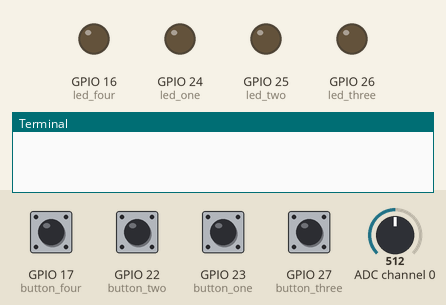
This program was run on a simulated Raspberry Pi (BCM pin numbers). On the bench: output pins drawn as LEDs (lit = HIGH), the last lines printed to the terminal. Inputs (shaded band) come from the test bench; at power-on: GPIO 17 (button_four), GPIO 22 (button_two), GPIO 23 (button_one), GPIO 27 (button_three) HIGH, ADC channel 0 = 512 (analog values on the 0–1023 scale). Sound played through the audio output is not drawn and takes no time.

Above: at 1.2 s.
1.3 s: GPIO 17 (button_four) pulled LOW for 0.5 s
At 1.7 s:
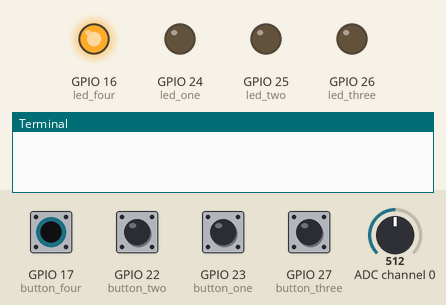
3.3 s: GPIO 22 (button_two) pulled LOW for 0.5 s
At 4.4 s:
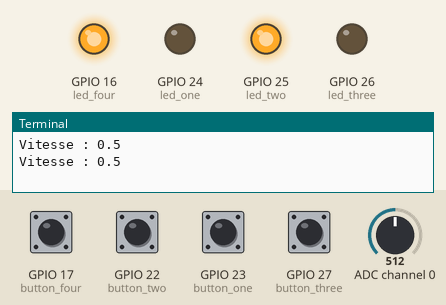
5.3 s: GPIO 23 (button_one) pulled LOW for 0.5 s
At 5.9 s:
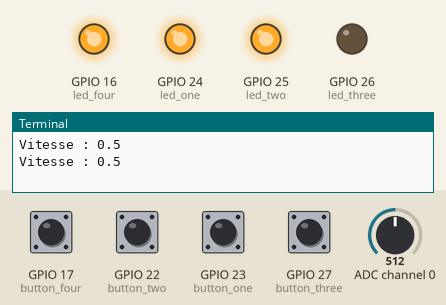
7.3 s: GPIO 27 (button_three) pulled LOW for 0.5 s
At 8.7 s:
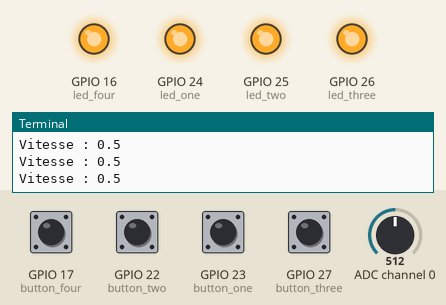
9.3 s: GPIO 17 (button_four) pulled LOW for 1 s
At 10.2 s:
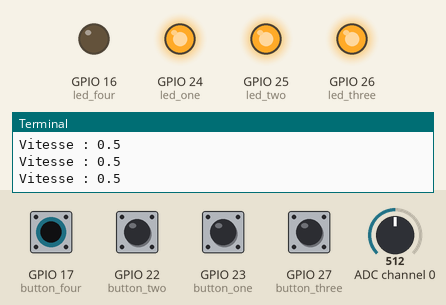
11.8 s: GPIO 22 (button_two) pulled LOW for 1 s
At 12.1 s:
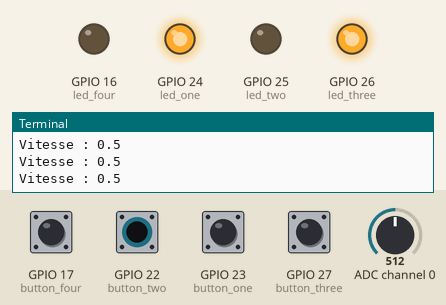
Timing chart, 0 to 14.8 s (numbered marks = the images above; inputs shaded):
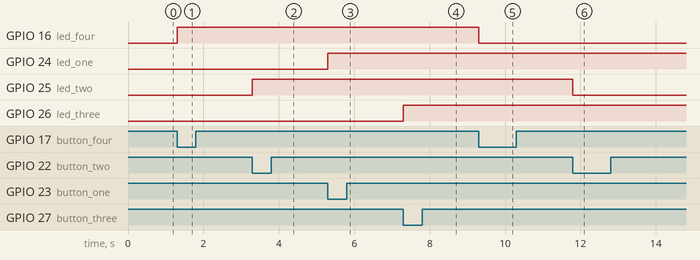

The program:

main.py
```python
# -*- coding: utf-8 -*-

import pygame
from time import sleep
from gpiozero import LED, Button, MCP3008

led_one = LED(24)         # gpio17
led_two = LED(25)      # gpio27
led_three = LED(26)       # gpio22
led_four = LED(16)

button_one = Button(23)    # gpio2
button_two = Button(22)  # gpio3
button_three = Button(27)  # gpio4
button_four = Button(17)

potentiometer = MCP3008(channel=0)

pygame.mixer.init()
sound = pygame.mixer.Sound("snare5.wav")  # kick5.wav - snare5.wav


def toggle_led_one():
    led_one.toggle()


def toggle_led_two():
    led_two.toggle()


def toggle_led_three():
    led_three.toggle()


def toggle_led_four():
    led_four.toggle()


button_one.when_pressed = toggle_led_one
button_two.when_pressed = toggle_led_two
button_three.when_pressed = toggle_led_three
button_four.when_pressed = toggle_led_four


def get_potentiometer_value():
    """
    Récupère la valeur du potentiomètre en secondes
    """
    # Transformer la valeur du potentiomètre entre 0 et 1 en secondes
    # val_in_seconds = potentiometer.value * 10
    # return round(val_in_seconds)
    return round(potentiometer.value, 2)


while True:
    if led_one.value == 1:
        sound.play()
        # wt = get_potentiometer_value()
        # if wt < 0.5:
        #     sleep(0.5)
        # else:
        #     sleep(1)
        # pygame.time.wait(1000)
        # sleep(get_potentiometer_value())
        #         pygame.time.wait(1000)

    sleep(get_potentiometer_value())
    # pygame.time.wait(1000)

    if led_two.value == 1:
        sound.play()

    sleep(get_potentiometer_value())

    if led_three.value == 1:
        sound.play()
    sleep(get_potentiometer_value())

    if led_four.value == 1:
        sound.play()

    sleep(get_potentiometer_value())
    print(f"Vitesse : {get_potentiometer_value()}")
    # Attendre 0.1 seconde
    sleep(0.1)
    # pygame.time.wait(1000)
```

Measured:
- after the input at 1.3 s, GPIO 16 (led_four): LOW → HIGH at once
- after the input at 3.3 s, GPIO 25 (led_two): LOW → HIGH at once
- after the input at 5.3 s, GPIO 24 (led_one): LOW → HIGH at once
- after the input at 7.3 s, GPIO 26 (led_three): LOW → HIGH at once
- after the input at 9.3 s, GPIO 16 (led_four): HIGH → LOW at once
- after the input at 11.8 s, GPIO 25 (led_two): HIGH → LOW at once
